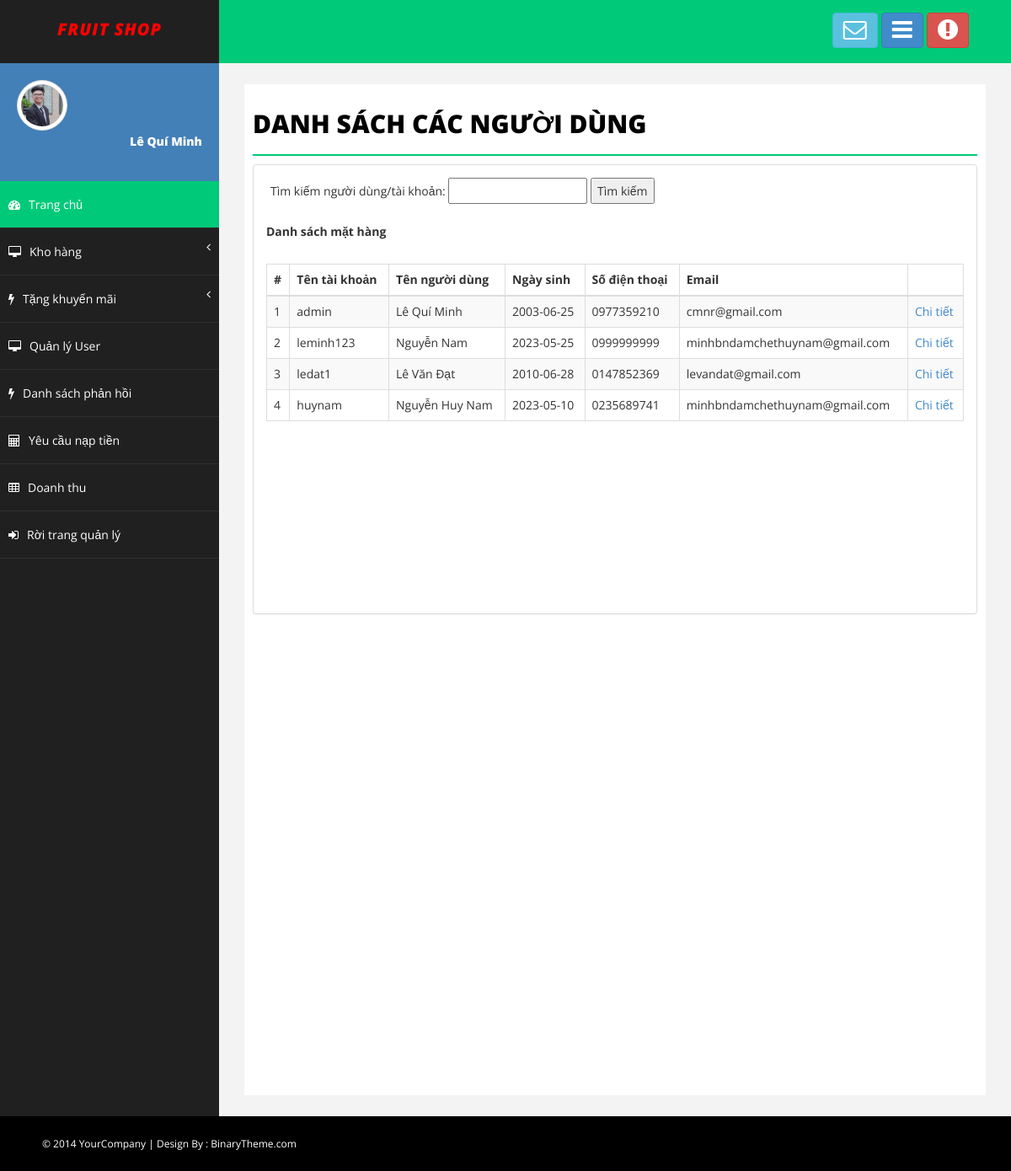
The page /Admin/QLUser.php (signed in) on the database its author committed.
### tables this page shows
CREATE TABLE `dsuser` (
  `ID_User` int(11) NOT NULL,
  `Name_User` varchar(50) NOT NULL,
  `Sex` varchar(50) NOT NULL,
  `Address` varchar(50) NOT NULL,
  `Date` date NOT NULL,
  `PhoneNumber` varchar(50) NOT NULL,
  `Email` varchar(50) NOT NULL,
  `Avt` varchar(50) NOT NULL,
  `Wallet` double NOT NULL,
  `Chucvu` varchar(50) NOT NULL,
  `Name_TK` varchar(50) NOT NULL
);

### Admin/Control.php (called while the page is built, shortened)
<?php
    include("../Connect.php");
    class data{
        function Load_SP($table){
            global $con;
            $sql = "SELECT* FROM $table";
            $run = mysqli_query($con,$sql);
            return $run;
        }
        function Search_User($tentk){
            global $con;
            $sql = "SELECT* FROM dsuser WHERE Name_TK = '$tentk'";
            $run = mysqli_query($con,$sql);
            return $run;
        }
    }
?>

### Admin/QLUser.php (the view, shortened to what this page needs)
<!DOCTYPE html>
<html xmlns="http://www.w3.org/1999/xhtml">
<head>
    <?php
        include("Control.php");
        $getdata = new data();
        $input = $getdata->Search_User($_SESSION['TenTK']);
        $ttcn = mysqli_fetch_array($input);
    ?>
    <link href="assets/css/bootstrap.css" rel="stylesheet" />
    <link href="assets/css/font-awesome.css" rel="stylesheet" />
    <link href="assets/css/basic.css" rel="stylesheet" />
    <link href="assets/css/custom.css" rel="stylesheet" />
</head>
<body>
    <div id="wrapper">
        <nav class="navbar navbar-default navbar-cls-top " role="navigation" style="margin-bottom: 0">
            <div class="navbar-header">
                <a class="navbar-brand" style="font-style: italic; color: red;" href="Admin_TC.php">Fruit Shop</a>
            </div>
            <div class="header-right">
                <a href="message-task.html" class="btn btn-info" title="Hộp thư đến"><i class="fa fa-envelope-o fa-2x"></i></a>
                <a href="message-task.html" class="btn btn-primary" title="New Task"><i class="fa fa-bars fa-2x"></i></a>
                <button href="login.html" id="logout" class="btn btn-danger" title="Logout"><i class="fa fa-exclamation-circle fa-2x"></i></button>
            </div>
        </nav>
        <nav class="navbar-default navbar-side" role="navigation">
            <div class="sidebar-collapse">
                <ul class="nav" id="main-menu">
                    <li>
                        <div class="user-img-div">
                            <img src="../User/images/image_User/<?php echo$ttcn['Avt']; ?>" class="img-thumbnail" style="border-radius: 50%;" />
                            <div class="inner-text">
                                <?php echo$ttcn['Name_User']; ?>
                            </div>
                        </div>
                    </li>
                    <li>
                        <a class="active-menu" href="Admin_TC.php"><i class="fa fa-dashboard "></i>Trang chủ</a>
                    </li>
                    <li>
                        <a href="#"><i class="fa fa-desktop"></i>Kho hàng<span class="fa arrow"></span></a>
                    </li>
                     <li>
                        <a href="#"><i class="fa fa-flash"></i>Tặng khuyến mãi<span class="fa arrow"></span></a>
                    </li>
                    <li>
                        <a href="QLUser.php"><i class="fa fa-desktop"></i>Quản lý User</a>
                    </li>
                    <li>
                        <a href="DSPhanhoi.php"><i class="fa fa-flash"></i>Danh sách phản hồi</a>
                    </li>
                    <li>
                        <a href="#"><i class="fa fa-calculator"></i>Yêu cầu nạp tiền</a>
                    </li>
                    <li>
                        <a href="#"><i class="fa fa-table"></i>Doanh thu</a>
                    </li>
                    <li>
                        <a href="../User/Trangchu.php" ><i class="fa fa-sign-in "></i>Rời trang quản lý</a>
                    </li>
                </ul>
             </div>
        </nav>
        <div id="page-wrapper">
            <div id="page-inner">
                <h1 class="page-head-line">Danh sách các người dùng</h1>
                <div class="row">
                    <div class="col-md-12">
                        <div class="panel panel-default">
                            <form method="post">
                                <div style="margin-top: 15px; margin-bottom: 10px; margin-left: 20px;">
                                    Tìm kiếm người dùng/tài khoản:
                                    <input type="text" name="txtsearch">
                                    <input type="submit" name="searchuser" value="Tìm kiếm">
                                </div>
                                <div class="panel-heading" style="font-weight: bold;">Danh sách mặt hàng</div>
                                <div class="panel-body">
                                    <div class="table-responsive" style="height: 400px; overflow: auto;">
                                        <table class="table table-striped table-bordered table-hover">
                                            <thead>
                                                <tr>
                                                    <th>#</th>
                                                    <th>Tên tài khoản</th>
                                                    <th>Tên người dùng</th>
                                                    <th>Ngày sinh</th>
                                                    <th>Số điện thoại</th>
                                                    <th>Email</th>
                                                    <th></th>
                                                </tr>
                                            </thead>
                                            <tbody>
                                                <?php
                                                    $select_user = $getdata->Load_SP('dsuser');
                                                    $stt=1;
                                                    foreach($select_user as $user){
                                                ?>
                                                    <tr>
                                                        <td><?php echo$stt++; ?></td>
                                                        <td><?php echo$user["Name_TK"]; ?></td>
                                                        <td><?php echo$user["Name_User"]; ?></td>
                                                        <td><?php echo$user["Date"]; ?></td>
                                                        <td><?php echo$user["PhoneNumber"]; ?></td>
                                                        <td><?php echo$user["Email"]; ?></td>
                                                        <td><a href="ChitietUser.php?TenTK=<?php echo$user["Name_TK"]; ?>" onclick="<?php $_SESSION['Back'] = 'QLUser.php' ?>">Chi tiết</a></td>
                                                    </tr>
                                                <?php
                                                    }
                                                ?>
                                            </tbody>
                                        </table>
                                    </div>
                                </div>
                            </form>
                        </div>
                    </div>
                </div>
            </div>
        </div>
    </div>
    <div id="footer-sec">
        &copy; 2014 YourCompany | Design By : <a href="http://www.binarytheme.com/" target="_blank">BinaryTheme.com</a>
    </div>
</body>
</html>

### Admin/assets/css/basic.css (style rules this page uses)
body { font-family: 'Open Sans', sans-serif; line-height:25px; }
#wrapper { width: 100%; background: #202020; }
#page-wrapper { padding: 15px 15px; min-height: 600px; background: #F3F3F3; }
#page-inner { width: 100%; margin: 10px 20px 10px 0px; background-color: #fff!important; padding: 10px; min-height: 1200px; }
.page-head-line { font-size: 30px; text-transform: uppercase; color: #000; font-weight: 800; padding-bottom: 20px; border-bottom: 2px solid #00CA79; margin-bottom: 10px; }
.navbar-cls-top .navbar-brand { color: #fff; background: #202020; width: 260px; text-align: center; height: 75px; font-size: 20px; letter-spacing: 1px; font-weight: 900; padding-top: 25px; text-transform:uppercase; }
.header-right { color: #fff; padding: 15px 50px 5px 50px; float: right; font-size: 16px; }
.user-img-div { min-height: 140px; padding: 20px; background-color: #4380B8; }
.user-img-div img { max-height: 60px; }
.user-img-div .inner-text { text-align: right; position: relative; color: #fff; font-weight: 800; line-height: 25px; }
.active-menu { background-color: #00CA79!important; }
.arrow { float: right; }
.fa.arrow:before { content: "\f104"; }
.sidebar-collapse, .sidebar-collapse .nav { background: none; }
.sidebar-collapse .nav { padding: 0; }
.sidebar-collapse .nav > li > a { color: #fff; background: #202020; text-shadow: none; padding: 15px 40px; border-bottom: 1px solid #2F2E31; }
.sidebar-collapse > .nav > li > a { padding: 15px 10px; }
.navbar-side { border: none; background-color: #202020; }
.navbar-cls-top { background: #00CA79; border-bottom: none; }
.navbar-default { border: 0px solid black; }
.navbar-header { background: #000000; }
.nav > li > a > i { margin-right: 10px; }
#footer-sec { background-color:#000; padding:20px 50px; color:#fff; font-size:12px; }
#footer-sec a { color:#fff; }
@media (min-width:768px) { #page-wrapper { margin: 0 0 0 260px; padding: 15px 30px; min-height: 1200px; } }
@media (min-width:768px) { .navbar-side { z-index: 1; position: absolute; width: 260px; } }
@media (min-width:768px) { .navbar { border-radius: 0px; } }

### rows shown on the page
dsuser: Avt (picture), Name_User "Lê Quí Minh", Name_TK "admin", Date "2003-06-25", PhoneNumber "0977359210", Email "cmnr@gmail.com"
dsuser: Name_TK "leminh123", Name_User "Nguyễn Nam", Date "2023-05-25", PhoneNumber "0999999999", Email "minhbndamchethuynam@gmail.com"
dsuser: Name_TK "ledat1", Name_User "Lê Văn Đạt", Date "2010-06-28", PhoneNumber "0147852369", Email "levandat@gmail.com"
dsuser: Name_TK "huynam", Name_User "Nguyễn Huy Nam", Date "2023-05-10", PhoneNumber "0235689741", Email "minhbndamchethuynam@gmail.com"
